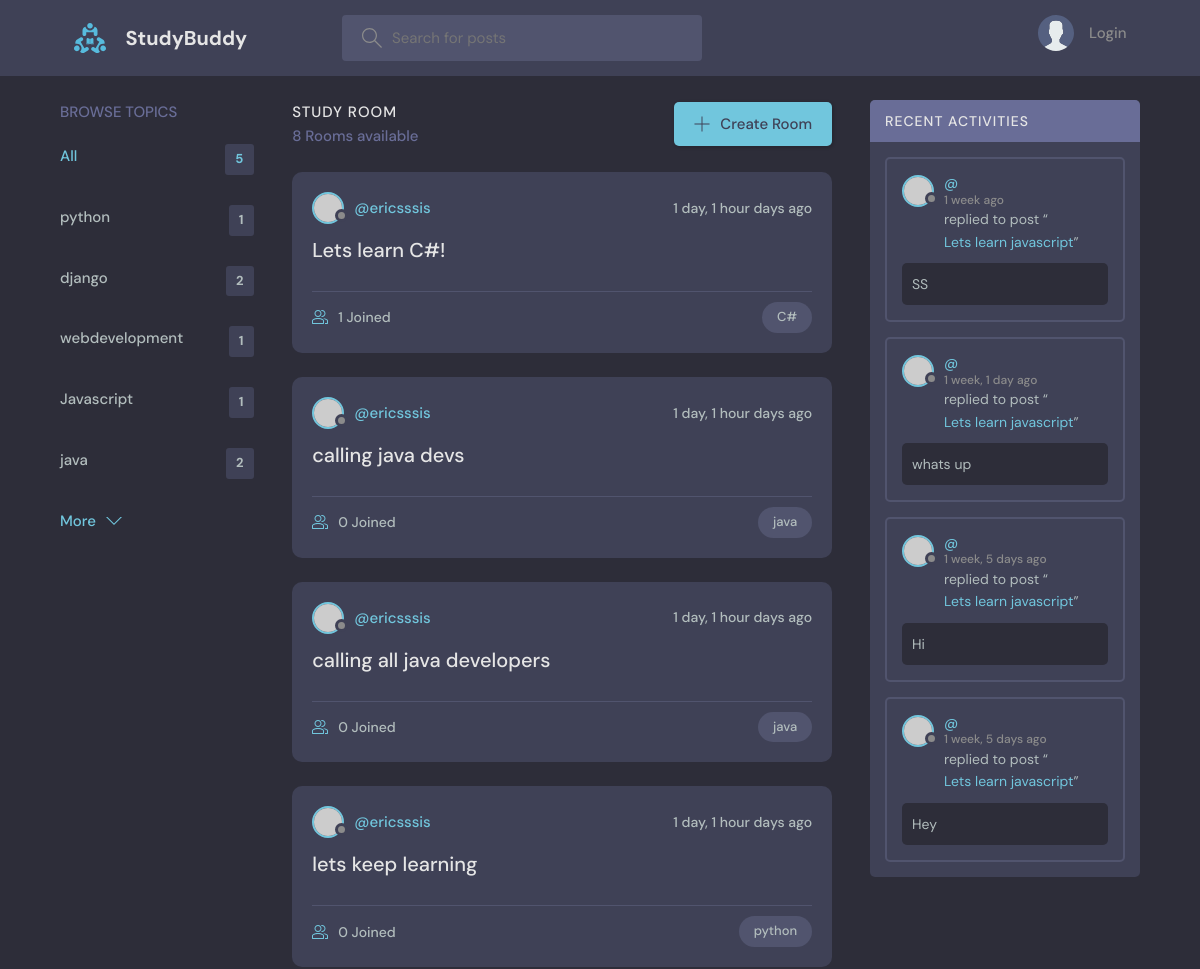
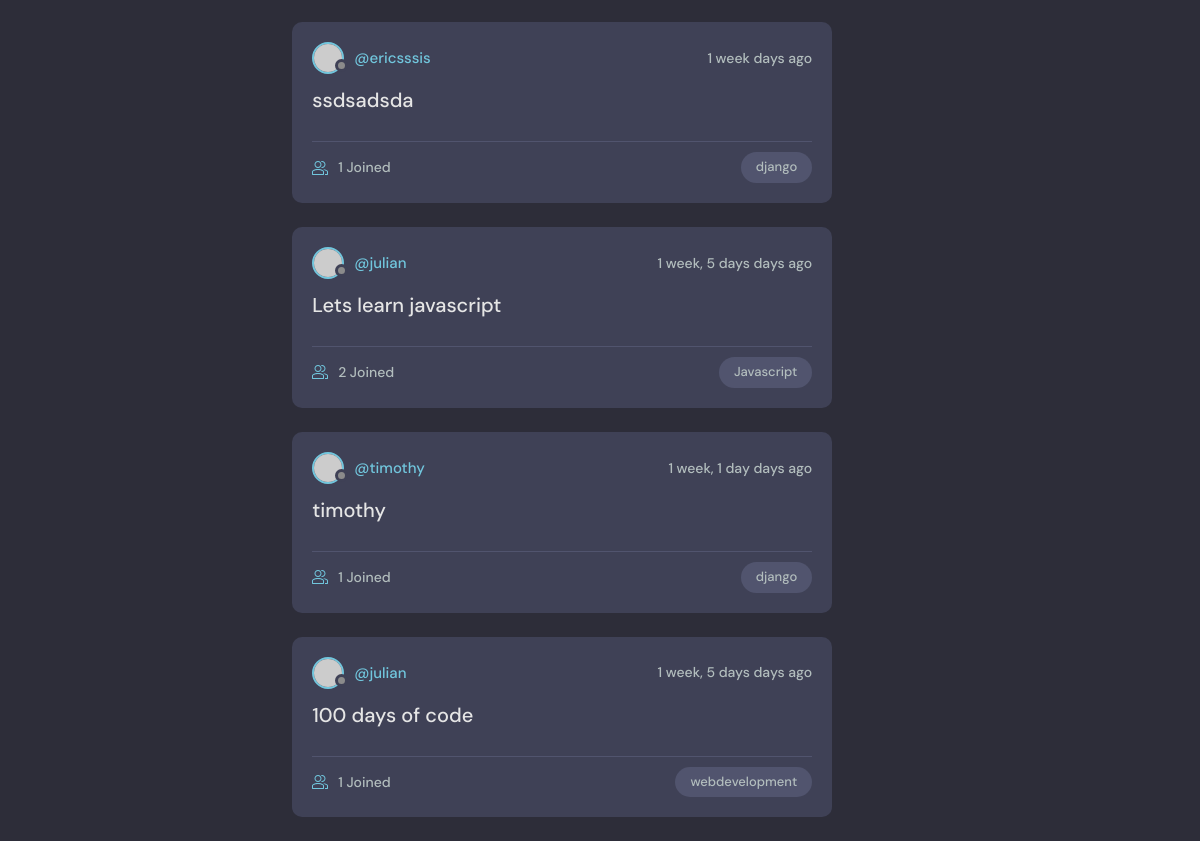
The page / on the database its author committed (2 pictures, top to bottom).
### base/models.py (models this page shows, shortened)
class Topic(models.Model):
    name=models.CharField(max_length=200)

class Room(models.Model):
    host= models.ForeignKey(User, on_delete=models.SET_NULL, null=True)
    topic= models.ForeignKey(Topic, on_delete=models.SET_NULL, null=True)
    name = models.CharField(max_length = 200)
    description= models.TextField(null=True, blank=True)
    participants = models.ManyToManyField(User, blank=True, related_name='room_participants')
    updated =models.DateTimeField(auto_now=True)
    created = models.DateTimeField(auto_now_add=True)
    class Meta:
        ordering =['-updated', '-created'] #'-' makes it reverse order(newest at the top), no dash means it is decending order

class Message(models.Model):
        user= models.ForeignKey(User, on_delete=models.CASCADE)
        room = models.ForeignKey(Room, on_delete=models.CASCADE) #if there is an error check here the Room throws an error if not ''
        body =models.TextField()
        updated =models.DateTimeField(auto_now=True)
        created = models.DateTimeField(auto_now_add=True)
        class Meta:
            ordering =['-updated', '-created'] #'-' makes it reverse order(newest at the top), no dash means it is decending order

### base/views.py (the view)
# urls.py: path('', views.home, name='home'),
def home(request):
    q = request.GET.get('q') if request.GET.get('q') != None else ''
    rooms = Room.objects.filter(
    Q(topic__name__icontains=q) |
    Q(name__icontains= q) |
    Q(description__icontains=q)
    )
    topics = Topic.objects.all() [0:5]
    room_count = rooms.count()
    room_messages = Message.objects.filter(Q(room__topic__name__icontains=q))
    context = {'rooms': rooms, 'topics': topics,
    'room_count': room_count, 'room_messages': room_messages}
    return render(request, 'base/home.html', context)

### base/templates/base/home.html (shortened to what this page needs)
{% extends 'main.html'%}
{%block content%}
    <main class="layout layout--3">
      <div class="container">
        {%include 'base/topics_component.html' %}
        <div class="roomList">
          <div class="roomList__header">
            <div>
              <h2>Study Room</h2>
              <p>{{room_count}} Rooms available</p>
            </div>
            <a class="btn btn--main" href="{% url 'create-room' %}">
              <svg version="1.1" xmlns="http://www.w3.org/2000/svg" width="32" height="32" viewBox="0 0 32 32">
                <title>add</title>
                <path
                  d="M16.943 0.943h-1.885v14.115h-14.115v1.885h14.115v14.115h1.885v-14.115h14.115v-1.885h-14.115v-14.115z"
                ></path>
              </svg>
              Create Room
            </a>
          </div>
            {% include 'base/feed_component.html' %}
        </div>
         {% include 'base/activity_component.html' %}
      </div>
    </main>
 {% endblock %}

### base/templates/base/topics_component.html
<div class="topics">
    <div class="topics__header">
      <h2>Browse Topics</h2>
    </div>
    <ul class="topics__list">
      <li>
        <a href="{% url 'home'%}" class="active">All <span>{{topics.count}}</span></a>
      </li>
      {% for topic in topics%}
      <li>
        <a href="{% url 'home' %}?q={{topic.name}}" >{{topic.name}} <span>{{topic.room_set.all.count}}</span></a>
      </li>
    {% endfor %}
    </ul>
    <a class="btn btn--link" href="{%url 'topics'%}">
      More
      <svg version="1.1" xmlns="http://www.w3.org/2000/svg" width="32" height="32" viewBox="0 0 32 32">
        <title>chevron-down</title>
        <path d="M16 21l-13-13h-3l16 16 16-16h-3l-13 13z"></path>
      </svg>
    </a>
  </div>

### base/templates/base/feed_component.html (shortened to what this page needs)
{% for room in rooms %}
<div class="roomListRoom">
   <div class="roomListRoom__header">
     <a href="{%url 'user-profile' room.host.id%}" class="roomListRoom__author">
       <div class="avatar avatar--small">
         <img src="https://randomuser.me/api/portraits/women/11.jpg" />
       </div>
       <span>@{{room.host.username}}</span>
     </a>
     <div class="roomListRoom__actions">
       <span>{{room.created|timesince}} days ago</span>
     </div>
   </div>
   <div class="roomListRoom__content">
     <a href="{% url 'room' room.id %}">{{room.name}}</a>
   </div>
   <div class="roomListRoom__meta">
     <a href="{% url 'room' room.id %}" class="roomListRoom__joined">
       {{room.participants.all.count}} Joined
     </a>
     <p class="roomListRoom__topic">{{room.topic.name}}</p>
   </div>
 </div>
 {%endfor%}

### base/templates/base/activity_component.html (shortened to what this page needs)
<div class="activities">
    <div class="activities__header">
      <h2>Recent Activities</h2>
    </div>
    {%for message in room_messages%}
    <div class="activities__box">
      <div class="activities__boxHeader roomListRoom__header">
        <a href="{%url 'user-profile' message.user.id%}" class="roomListRoom__author">
          <div class="avatar avatar--small">
            <img src="https://randomuser.me/api/portraits/women/11.jpg" />
          </div>
          <p>
            @{{user.username}}
            <span> {{message.created|timesince}} ago</span>
          </p>
        </a>
      </div>
      <div class="activities__boxContent">
        <p>replied to post “<a href="{% url 'room' message.room.id %}">{{message.room.name}}</a>”</p>
        <div class="activities__boxRoomContent">
          {{message.body}}
        </div>
      </div>
    </div>
    {% endfor %}
  </div>

### rows shown on the page
Topic: name "python", room_set.all.count "1"
Topic: name "django", room_set.all.count "2"
Topic: name "webdevelopment", room_set.all.count "1"
Topic: name "Javascript", room_set.all.count "1"
Topic: name "java", room_set.all.count "2"
Room: host.username "ericsssis", created "1 day, 1 hour", name "Lets learn C#!", participants.all.count "1", topic.name "C#"
Room: host.username "ericsssis", created "1 day, 1 hour", name "calling java devs", participants.all.count "0", topic.name "java"
Room: host.username "ericsssis", created "1 day, 1 hour", name "calling all java developers", participants.all.count "0", topic.name "java"
Room: host.username "ericsssis", created "1 day, 1 hour", name "lets keep learning", participants.all.count "0", topic.name "python"
Room: host.username "ericsssis", created "1 week", name "ssdsadsda", participants.all.count "1", topic.name "django"
Room: host.username "julian", created "1 week, 5 days", name "Lets learn javascript", participants.all.count "2", topic.name "Javascript"
Room: host.username "timothy", created "1 week, 1 day", name "timothy", participants.all.count "1", topic.name "django"
Room: host.username "julian", created "1 week, 5 days", name "100 days of code", participants.all.count "1", topic.name "webdevelopment"
Message: created "1 week", room.name "Lets learn javascript", body "SS"
Message: created "1 week, 1 day", room.name "Lets learn javascript", body "whats up"
Message: created "1 week, 5 days", room.name "Lets learn javascript", body "Hi"
Message: created "1 week, 5 days", room.name "Lets learn javascript", body "Hey"

### other values the page prints
{{ topics.count }} "5"
{{ room_count }} "8"
